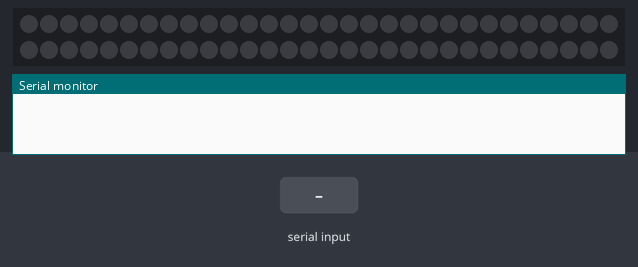
Bench run of a sketch on a simulated Arduino Uno, built with avr-gcc and run on an emulated ATmega328P. On the bench: 60 RGB LEDs in strip order, left to right, continuing on the next row, the last lines printed to the serial monitor. The test bench sets the inputs (shaded band). Dim RGB values are drawn brighter than linear.

Above: at 1.2 s.
1.3 s: "90,45\n" received over the second serial link
At 1.7 s:
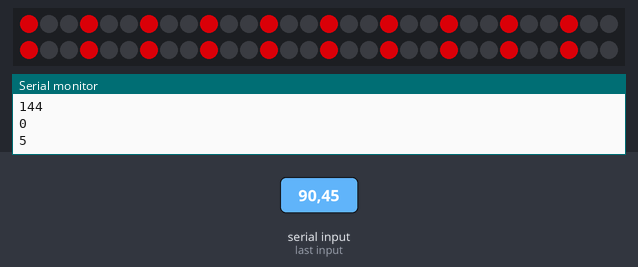
2.8 s: "30,150\n" received over the second serial link
At 4.0 s:
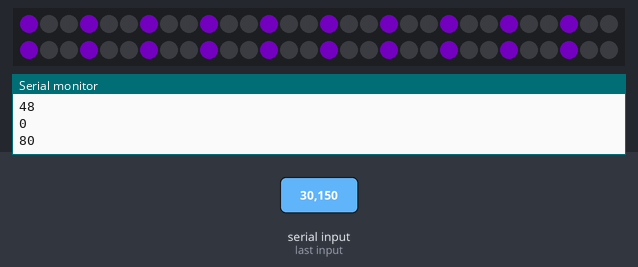
4.3 s: "0\n" received over the second serial link
At 5.1 s:
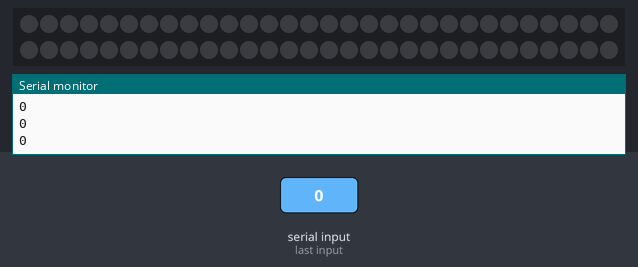
Timing chart, 0 to 7.3 s (numbered marks = the images above; inputs shaded):
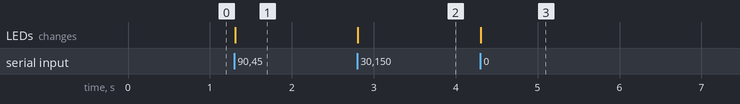

The sketch:

hm-10-receive.ino
```cpp
#include <SoftwareSerial.h>
SoftwareSerial mySerial(0, 1);

#include <Adafruit_NeoPixel.h>
#ifdef __AVR__
  #include <avr/power.h>
#endif

#define LED_PIN 13
#define PIN            9
#define NUMPIXELS      60

Adafruit_NeoPixel pixels = Adafruit_NeoPixel(NUMPIXELS, PIN, NEO_GRB + NEO_KHZ800);

void setup() {
  Serial.begin(9600);
  mySerial.begin(9600);
  pixels.begin(); // This initializes the NeoPixel library.
}

void loop() {
  String c;
  char red[3] = "rr";
  char green[3] = "gg";
  char blue[3] = "bb";
  if (mySerial.available()) {
    c = mySerial.readStringUntil('\n');
    String rH = c.substring(0,2);
    String gH = c.substring(2,4);
    String bH = c.substring(4,6);
    rH.toCharArray(red, 3);
    gH.toCharArray(green, 3);
    bH.toCharArray(blue, 3);
    Serial.println("Got input:");
    Serial.println( c );
    Serial.println( red );
    Serial.println( StrToHex(red) );
    Serial.println( StrToHex(green) );
    Serial.println( StrToHex(blue) );
    for(int i=0;i<NUMPIXELS;i++){
        if( i % 3 == 0 ){
            pixels.setPixelColor(i, pixels.Color(StrToHex(red),StrToHex(green),StrToHex(blue)));
        }
    }
    pixels.show();
  }
}
int StrToHex(char str[])
{
  return (int) strtol(str, 0, 16);
}
```

Measured:
- after the input at 1.3 s, the LEDs: change at once (image 1)
- after the input at 2.8 s, the LEDs: change at once (image 2)
- after the input at 4.3 s, the LEDs: change at once (image 3)
